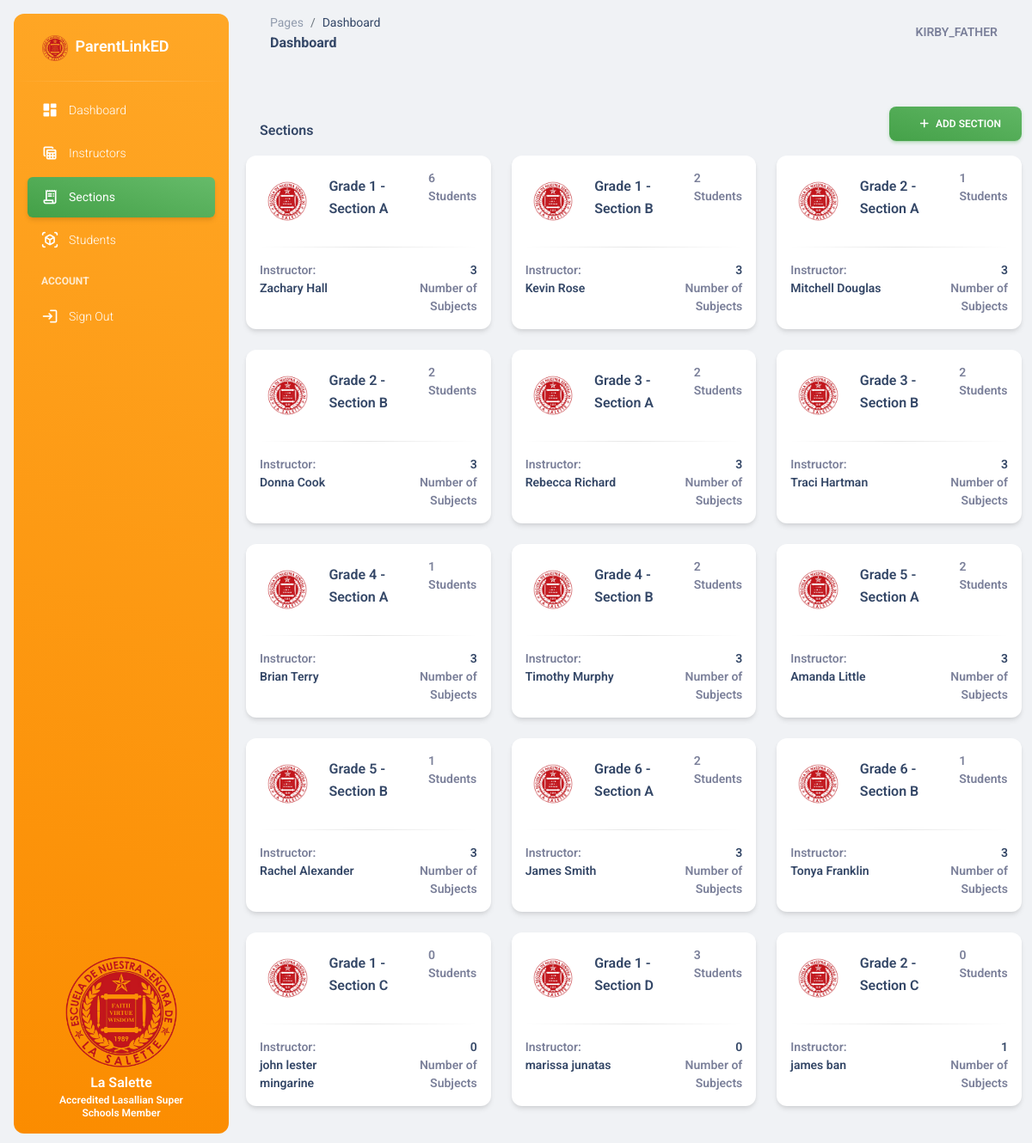
The app's page /sections/ (signed in) with its own data.
### base/models.py (models this page shows, shortened)
class YearLevelSection(models.Model):
    year_levels = [
        ('Grade 1', 'Grade 1'),
        ('Grade 2', 'Grade 2'),
        ('Grade 3', 'Grade 3'),
        ('Grade 4', 'Grade 4'),
        ('Grade 5', 'Grade 5'),
        ('Grade 6', 'Grade 6'),
    ]
    year_level = models.CharField(max_length=10, choices=year_levels)
    section = models.CharField(max_length=10)
    subjects = models.ManyToManyField(Subject, null=True, blank=True, related_name='year_level_sections')
    instructor = models.ForeignKey(Instructor, on_delete=models.CASCADE, related_name='year_level_sections', null = True, blank = True)
    slug = models.SlugField(max_length=255, unique=True, null=True, blank=True)
    def __str__(self):
        return f"{self.year_level} - {self.section}"
    def count_subjects(self):
        return self.subjects.count()
    def count_students(self):
        return Student.objects.filter(year_level_section=self).count()

class Instructor(models.Model):
    user = models.OneToOneField(User, on_delete=models.CASCADE)
    employee_id = models.CharField(max_length=100, null = True, blank = True)
    contact_number = models.CharField(max_length=11, null = True, blank = True)
    address = models.CharField(max_length=255, null = True, blank = True)
    avatar = models.ImageField(upload_to='avatars/', default = '/default_avatar.png', null = True, blank = True)
    date_created = models.DateTimeField(auto_now_add=True, null = True, blank = True)

### base/views.py (the view)
# urls.py: path('sections/', views.subject_page, name='subject_page'),
@login_required
def subject_page(request):
    year_level_section = YearLevelSection.objects.all()
    context = {
        'year_level_section': year_level_section
    }
    return render(request, 'base/admin/subjects.html', context)

### base/templates/base/admin/subjects.html (shortened to what this page needs)
{% extends 'base.html' %}
{% block content %}
<div class="row">
    <div class="d-flex justify-content-between align-items-center mt-4">
        <h6 class="m-3">Sections</h6>
        <p class="text-sm mb-0">
            <a href="" class="btn bg-gradient-success" type="button" data-bs-toggle="modal" data-bs-target="#add-section"><span class="font-weight-bold text-white ms-1"><i class="fa fa-plus mx-2"></i>Add Section</span></a>
        </p>
    </div>
    {% for subj in year_level_section%}
      <div class="col-lg-4 col-md-6 mb-4">
        <div class="card">
          <div class="card-body p-3">
            <div class="d-flex">
              <div class="avatar avatar-xl bg-gradient-white border-radius-md p-2">
                <img src="/static/assets/img/logo.png" alt="spotify_logo">
              </div>
              <div class="ms-3 my-auto">
                <h6><a href="{% url 'section_detail' subj.slug %}">{{ subj }}</a></h6>
              </div>
              <div class="ms-auto">
                <p class="text-secondary text-sm font-weight-bold mb-0">{{ subj.count_students }} Students</p>
              </div>
            </div>
            <hr class="horizontal dark">
            <div class="row">
              <div class="col-6">
                <p class="text-secondary text-sm font-weight-bold mb-0">Instructor: </p>
                <h6 class="text-sm mb-0"><a href="{% url 'instructor_detail' subj.instructor.employee_id %}">{{ subj.instructor.user.first_name }} {{ subj.instructor.user.last_name}}</a></h6>
              </div>
              <div class="col-6 text-end">
                <h6 class="text-sm mb-0">{{ subj.count_subjects }}</h6>
                <p class="text-secondary text-sm font-weight-bold mb-0">Number of Subjects</p>
              </div>
            </div>
          </div>
        </div>
      </div>
    {% endfor %}
</div>
{% endblock %}

### templates/includes/nav.html (shortened to what this page needs)
<nav class="navbar navbar-main navbar-expand-lg px-0 mx-4 shadow-none border-radius-xl" id="navbarBlur" data-scroll="true">
    <div class="container-fluid py-1 px-3">
      <nav aria-label="breadcrumb">
        <ol class="breadcrumb bg-transparent mb-0 pb-0 pt-1 px-0 me-sm-6 me-5">
          <li class="breadcrumb-item text-sm"><a class="opacity-5 text-dark" href="javascript:;">Pages</a></li>
          <li class="breadcrumb-item text-sm text-dark active" aria-current="page">Dashboard</li>
        </ol>
        <h6 class="font-weight-bolder mb-0">Dashboard</h6>
      </nav>
      <div class="collapse navbar-collapse mt-sm-0 mt-2 me-md-0 me-sm-4" id="navbar">
        <ul class="navbar-nav  justify-content-end">
          <li class="nav-item d-flex align-items-center">
            <a href="" class="nav-link text-body font-weight-bold px-0">
              <span class="d-sm-inline d-none text-uppercase">{{ request.user}}</span>
            </a>
          </li>
        </ul>
      </div>
    </div>
  </nav>

### records on screen
YearLevelSection: year_level+section "Grade 1 - Section A", count_students "6", instructor.user.first_name "Zachary", instructor.user.last_name "Hall", count_subjects "3"
YearLevelSection: year_level+section "Grade 1 - Section B", count_students "2", instructor.user.first_name "Kevin", instructor.user.last_name "Rose", count_subjects "3"
YearLevelSection: year_level+section "Grade 2 - Section A", count_students "1", instructor.user.first_name "Mitchell", instructor.user.last_name "Douglas", count_subjects "3"
YearLevelSection: year_level+section "Grade 2 - Section B", count_students "2", instructor.user.first_name "Donna", instructor.user.last_name "Cook", count_subjects "3"
YearLevelSection: year_level+section "Grade 3 - Section A", count_students "2", instructor.user.first_name "Rebecca", instructor.user.last_name "Richard", count_subjects "3"
YearLevelSection: year_level+section "Grade 3 - Section B", count_students "2", instructor.user.first_name "Traci", instructor.user.last_name "Hartman", count_subjects "3"
YearLevelSection: year_level+section "Grade 4 - Section A", count_students "1", instructor.user.first_name "Brian", instructor.user.last_name "Terry", count_subjects "3"
YearLevelSection: year_level+section "Grade 4 - Section B", count_students "2", instructor.user.first_name "Timothy", instructor.user.last_name "Murphy", count_subjects "3"
YearLevelSection: year_level+section "Grade 5 - Section A", count_students "2", instructor.user.first_name "Amanda", instructor.user.last_name "Little", count_subjects "3"
YearLevelSection: year_level+section "Grade 5 - Section B", count_students "1", instructor.user.first_name "Rachel", instructor.user.last_name "Alexander", count_subjects "3"
YearLevelSection: year_level+section "Grade 6 - Section A", count_students "2", instructor.user.first_name "James", instructor.user.last_name "Smith", count_subjects "3"
YearLevelSection: year_level+section "Grade 6 - Section B", count_students "1", instructor.user.first_name "Tonya", instructor.user.last_name "Franklin", count_subjects "3"
YearLevelSection: year_level+section "Grade 1 - Section C", count_students "0", instructor.user.first_name "john lester", instructor.user.last_name "mingarine", count_subjects "0"
YearLevelSection: year_level+section "Grade 1 - Section D", count_students "3", instructor.user.first_name "marissa", instructor.user.last_name "junatas", count_subjects "0"
YearLevelSection: year_level+section "Grade 2 - Section C", count_students "0", instructor.user.first_name "james", instructor.user.last_name "ban", count_subjects "1"

### other values on screen
{{ request.user }} "KIRBY_FATHER"
